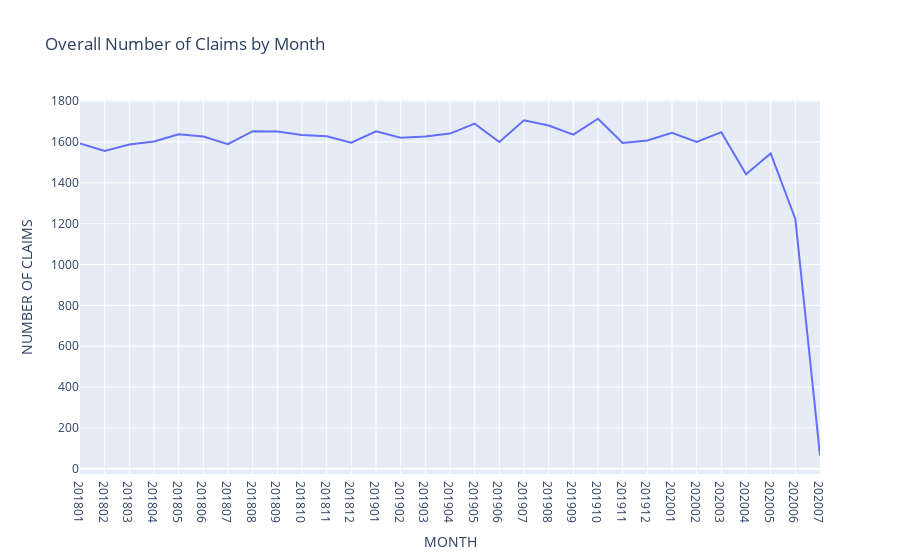

Here is the notebook cell this chart was saved with:
### Markdown cell above
The aggregated amount paid would follow normal distribution if mean of paid amount does not change overtime and the number of claims is stable across months. I guess that the problem with last months is connected to the decrease of number of claims.

### Code cell
# filter the data
data = data_new.groupby(['MONTH'])['PAID_AMOUNT'].count()
data.name = 'NUMBER OF CLAIMS'

# plot the number of claims by month
fig = px.line(
            data_frame=data,
            x=data.index,
            y='NUMBER OF CLAIMS',
            title='Overall Number of Claims by Month',
            labels={'x': 'MONTH'})
fig.show()

### Figure 1 — Plotly figure (JSON) as saved in the notebook; plotly's stock layout.template omitted (floating-point values rounded to 4 significant figures)
{"data": [{"hovertemplate": "MONTH=%{x}<br>NUMBER OF CLAIMS=%{y}<extra></extra>", "legendgroup": "", "line": {"color": "#636efa", "dash": "solid"}, "mode": "lines", "name": "", "orientation": "v", "showlegend": false, "type": "scatter", "x": ["201801", "201802", "201803", "201804", "201805", "201806", "201807", "201808", "201809", "201810", "201811", "201812", "201901", "201902", "201903", "201904", "201905", "201906", "201907", "201908", "201909", "201910", "201911", "201912", "202001", "202002", "202003", "202004", "202005", "202006", "202007"], "xaxis": "x", "y": [1593, 1556, 1588, 1602, 1638, 1627, 1589, 1653, 1651, 1634, 1628, 1597, 1652, 1621, 1627, 1641, 1690, 1600, 1706, 1681, 1636, 1714, 1595, 1607, 1645, 1600, 1648, 1442, 1544, 1223, 66], "yaxis": "y"}], "layout": {"legend": {"tracegroupgap": 0}, "title": {"text": "Overall Number of Claims by Month"}, "xaxis": {"anchor": "y", "domain": [0, 1], "title": {"text": "MONTH"}}, "yaxis": {"anchor": "x", "domain": [0, 1], "title": {"text": "NUMBER OF CLAIMS"}}}}
